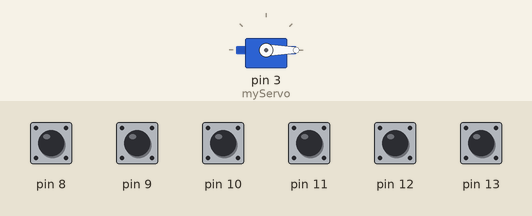
This sketch was run on a simulated Arduino Uno, built with avr-gcc and run on an emulated ATmega328P. Shown: servo. The inputs (shaded band) are chosen by the test bench; at power-on: pin 8–13 HIGH.

Above: at 1.2 s.
1.3 s: pin 9 pulled LOW for 1 s
At 3.4 s:
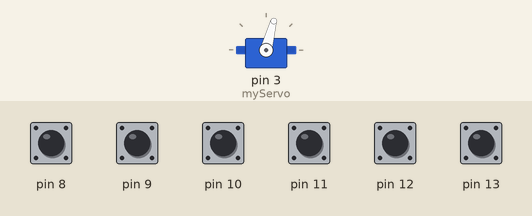
3.8 s: pin 10 pulled LOW for 1 s
At 5.2 s:
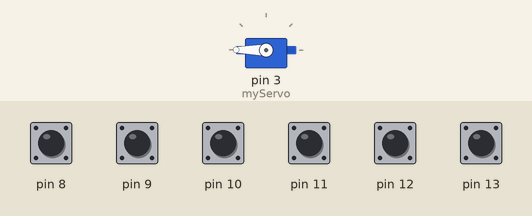
6.3 s: pin 8 pulled LOW for 0.15 s
At 6.7 s:
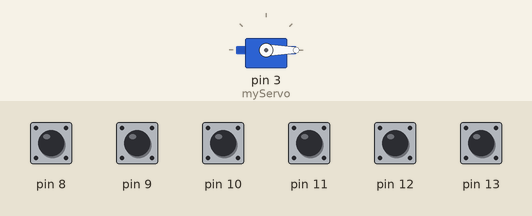
7.9 s: pin 12 pulled LOW for 0.15 s
At 9.1 s:
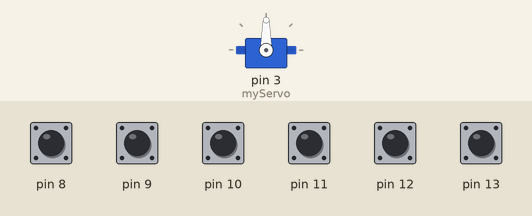
9.5 s: pin 11 pulled LOW for 0.15 s
At 10.3 s:
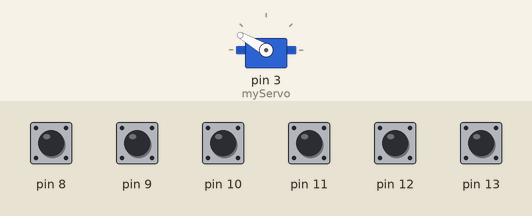
11.1 s: pin 11 pulled LOW for 1 s
At 11.5 s:
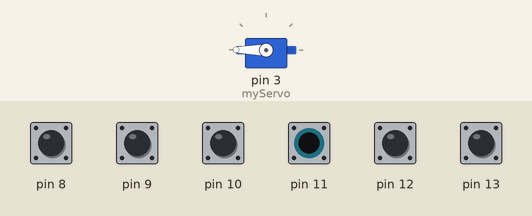
Timing chart, 0 to 14.1 s (numbered marks = the images above; inputs shaded):
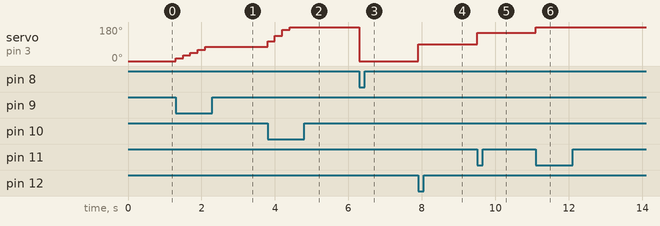

Measured:
- after the input at 1.3 s, servo on pin 3 (myServo): moves from 0° to 75° over 0.80 s, starting at once
- after the input at 3.8 s, servo on pin 3 (myServo): 75° → 105° at once, → 135° 0.20 s later, → 165° 0.20 s later, → 180° 0.20 s later
- after the input at 6.3 s, servo on pin 3 (myServo): 180° → 0° at once
- after the input at 7.9 s, servo on pin 3 (myServo): 0° → 90° at once
- after the input at 9.5 s, servo on pin 3 (myServo): 90° → 150° at once
- after the input at 11.1 s, servo on pin 3 (myServo): 150° → 180° at once

The sketch:

frantic_jofo_borwo1.ino
```cpp
// C++ code
//
#include <Servo.h>
Servo myServo;

int angle = 0;

void setup()
{
  pinMode(8, INPUT_PULLUP);
  pinMode(9, INPUT_PULLUP);
  pinMode(10, INPUT_PULLUP);
  pinMode(11, INPUT_PULLUP);
  pinMode(12, INPUT_PULLUP);
  pinMode(13, INPUT_PULLUP);
  myServo.attach(3);
  myServo.write(angle);
}

void loop()
{
  if(digitalRead(9)==LOW){
    update(15);
    delay(200);
  }
  if(digitalRead(10)==LOW){
    update(30);
    delay(200);
  }
  if(digitalRead(11)==LOW){
    update(60);
    delay(200);
  }
  if(digitalRead(12)==LOW){
    update(90);
    delay(200);
  }
  if(digitalRead(13)==LOW){
    update(180);
    delay(200);
  }
  if(digitalRead(8)==LOW){
    update(-angle);
    delay(200);
  }
}
void update(int add_angle){
	angle += add_angle;
  if (angle>=180){
  	 angle = 180;
  }
  myServo.write(angle);
}
```
